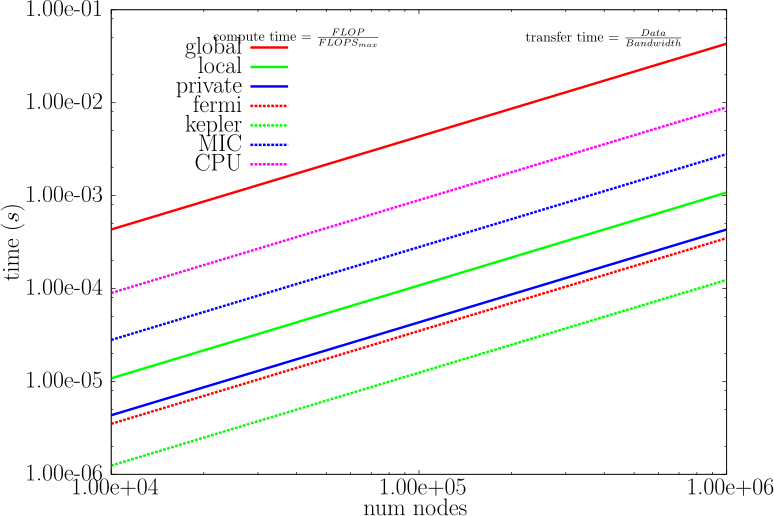

Python code for this plot:
#! /usr/bin/env python
# $Id: demo.py 299 2007-03-30 12:52:17Z mhagger $

# Copyright (C) 1999-2003 Michael Haggerty <mhagger@alum.mit.edu>
#
# This file is licensed under the GNU Lesser General Public License
# (LGPL).  See LICENSE.txt for details.

"""demo.py -- Demonstrate the Gnuplot python module.

Run this demo by typing 'python demo.py'.  For a more complete test of
the Gnuplot package, see test.py.

"""

from numpy import *

# If the package has been installed correctly, this should work:
import Gnuplot, Gnuplot.funcutils,os

def TransferTimePlot(outputName):
    """Demonstrate the Gnuplot package."""

    # A straightforward use of gnuplot.  The `debug=1' switch is used
    # in these examples so that the commands that are sent to gnuplot
    # are also output on stderr.
    g = Gnuplot.Gnuplot(debug=1)
    #g.title('A simple example') # (optional)
    g('set term pslatex color size 7.5,5.25')
    g('set   output "%s.tex"' % outputName )
    #g.ylabel('blood perfusion $\\\\frac{kg}{s\\\\;m^3}$') # (optional)

    # initialize data dictionary
    data = {}

    # number of nodes in typical problem
    NumberOfNodes = [10000, 100000,1000000]
    # assume it takes 27 column entries per node/row  in the stiffness matrix 
    DataPerNode   = 27. * 8.e0 # assume doubles
    # data size in Bytes
    DataSizeList  = map(lambda nodenum: nodenum*DataPerNode, NumberOfNodes)
    DataSizeList  = array( DataSizeList , dtype='float_') 

    # bandwidth in Gb/s
    BandwidthTransfer = {'global':(5.e9,1), 'local':(200.e9,2), 'private':(500.e9,3)}
    for key,(bandwidth,color) in BandwidthTransfer.iteritems():
      print key,bandwidth,color
      transfertime = map(lambda datasize: datasize/bandwidth, DataSizeList)
      data[key]  = Gnuplot.Data(NumberOfNodes, transfertime , title=key , with_='l lw 7 lc %d lt 1 ' % color )

    # assume it takes 1000 floating point operations to assemble each row in the stiffness matrix 
    FlopPerNode   = 1000
    # total floating point operations to generate matrix
    FlopList  = map(lambda nodenum: nodenum*FlopPerNode , NumberOfNodes)
    FlopList  = array( FlopList , dtype='float_') 

    # Number GPU Cores on Kepler = 15 SMX units * 192 cors per SMX
    # http://www.nvidia.com/content/PDF/kepler/NV_DS_TeslaK_Family_May_2012_LR.pdf
    # format 'arch':(cores,ClockSpeed,FlopPerCycle,plottingcolor)
    ArchitectureSpecs   = {'fermi':(8*128,1.4e9,2,1), 'kepler':(15*192,1.4e9,2,2), 'MIC':(64,1.4e9,4,3),'CPU':(20,1.4e9,4,4)}

    for key,(cores,clockspeed,flopspercycle,color) in ArchitectureSpecs.iteritems():
      print key,cores,color
      # Max flops per second
      MaxFlops = flopspercycle * clockspeed * cores
      computetime = map(lambda floatops: floatops/MaxFlops, FlopList)
      data[key]  = Gnuplot.Data(NumberOfNodes, computetime, title=key , with_='l lw 7 lc %d lt 2 ' % color )

    g('set format x "%9.2e"' ) 
    g('set format y "%9.2e"' ) 
    g('set logscale xy' ) 
    g.xlabel('num nodes ') # (optional)
    g.ylabel('time $(s)$') # (optional)
    g('set key spacing 1.4 at 4.0e4,5.e-2')
    g('set label "{\\\\normalsize  compute time = $\\\\frac{FLOP}{FLOPS_{max}}$}" at 4.e4,5.e-2 ')
    g('set label "{\\\\normalsize transfer time = $\\\\frac{Data}{Bandwidth}$}" at 4.e5,5.e-2 ')
    g.plot(data['global'],data['local'],data['private'],data['fermi'],data['kepler'],data['MIC'],data['CPU'])

    # give gnuplot an arbitrary commands
    #g('set xr [20.:500.]' ) 
    #g('set grid') 
    #g('set yr [-1.:10.0]') 
    #g('set y2r [450:650]' ) 
    ## g('set y2tics  (40,50,60,70,80) ' ) 
    #g('set y2label  "optical absorption $\\\\frac{1}{m}$" ' ) # (optional)
    ## xtics = ','.join( [ '"%d" %f' % (time,time) for time in acquisitionTime] )
    ## g('set xtics (%s)' % xtics ) 
    # output to pdf
    #g('set term pslatex color size 7.5,5.25')
    #g('set   output "powerProfile.tex"         ')
    ## g('set key spacing 1.7 at 130,15')
    ## g('set label "{\\\\normalsize (2) nanoparticle mediated heating}"   at 370,12.1 ')
    ## g('set label "{\\\\small$\\\\delta t_{heating} = [204,390] $}" at 300,7.7 ')
    ## g('set label "{\\\\large $\\\\omega=\\\\omega^\\\\text{native} + \\\\frac{\\\\Omega}{\\\\ln{2}+\\\\Omega}(\\\\omega^\\\\text{coag} - \\\\omega^\\\\text{native})  $}" at 120.0,5.2')
    ## g('set label "{\\\\large $\\\\mu_a=\\\\mu_a^\\\\text{native} + \\\\frac{\\\\Omega}{\\\\ln{2}+\\\\Omega}(\\\\mu_a^\\\\text{coag} - \\\\mu_a^\\\\text{native})  $}" at 352.0,6.5')

    ## deltat=6.0
    ## temperature = arange(20,100,deltat, dtype='float_')
    ## temperature = [ 36.9, 36.9, 36.9, 36.9, 36.9, 36.9, 36.9, 36.9, 36.9, 36.9, 36.9, 36.9, 36.9, 36.9, 36.9, 36.9, 37.7, 43.3, 47.4, 50.3, 52.5, 53.3, 49.1, 46.2, 44.2, 42.8, 41.8, 41.0, 40.4, 39.9, 39.5, 39.1, 38.9, 38.6, 39.4, 45.8, 50.4, 53.6, 56.1, 58.0, 59.5, 60.7, 61.8, 62.6, 63.4, 64.0, 64.6, 65.0, 65.5, 65.8, 66.2, 66.5, 66.7, 66.9, 67.1, 67.3, 67.5, 67.6, 67.8, 67.9, 68.0, 68.1, 68.2, 68.3, 68.3, 67.4, 60.9, 56.2, 52.9, 50.4, 48.4, 46.9, 45.6, 44.5, 43.6, 42.8, 42.2, 41.6, 41.1, 40.7, 40.3, 39.9, 39.6, 39.4, 39.1]
    ## temperature = [ 36.9, 36.9, 36.9, 36.9, 36.9, 36.9, 36.9, 36.9, 36.9, 36.9, 36.9, 36.9, 36.9, 36.9, 36.9, 36.9, 36.9, 36.9, 36.9, 36.9, 36.9, 36.9, 36.9, 36.9, 36.9, 36.9, 36.9, 36.9, 36.9, 36.9, 36.9, 36.9, 36.9, 36.9, 36.9, 45.8, 50.4, 53.6, 56.1, 58.0, 59.5, 60.7, 61.8, 62.6, 63.4, 64.0, 64.6, 65.0, 65.5, 65.8, 66.2, 66.5, 66.7, 66.9, 67.1, 67.3, 67.5, 67.6, 67.8, 67.9, 68.0, 68.1, 68.2, 68.3, 68.3, 67.4, 60.9, 56.2, 52.9, 50.4, 48.4, 46.9, 45.6, 44.5, 43.6, 42.8, 42.2, 41.6, 41.1, 40.7, 40.3, 39.9, 39.6, 39.4, 39.1]
    ## npoints= len(temperature)
    ## time        = deltat * arange(npoints, dtype='float_')
    ## damageFrac  = ArrheniusDamageFraction(temperature,deltat)
    ## w_0  = 6.0
    ## w_1  = 1.0
    ## w_lb = 0.0
    ## w_ub = 8.0
    ## g('set ytics  ( "$\\\\omega^\\\\text{linear}_{lb}$" %f , "$\\\\omega^\\\\text{coag}$" %f , "$\\\\omega^\\\\text{native}$" %f, "$\\\\omega^\\\\text{linear}_{ub}$" %f ) nomirror ' % (w_lb,w_1,w_0,w_ub) ) 
    ## perfusion   =  map( lambda dmge : (w_0 + dmge*(w_1-w_0)), damageFrac )
    ## mu_a_0  = 500.0
    ## mu_a_1  = 600.0
    ## mu_a_lb = 475.
    ## mu_a_ub = 625.
    ## g('set y2tics  ( "$\\\\mu^\\\\text{linear}_{lb}$" %f ,"$\\\\mu_a^\\\\text{native}$" %f ,"$\\\\mu_a^\\\\text{coag}$" %f , "$\\\\mu^\\\\text{linear}_{ub}$" %f ) nomirror ' % (mu_a_lb ,mu_a_0,mu_a_1,mu_a_ub) ) 
    ## absorption  =  map( lambda dmge : (mu_a_0 + dmge*(mu_a_1-mu_a_0)), damageFrac )
    #data['local'] = Gnuplot.Data(time,            damageFrac, title='damage'     , with_='l lw 7 lc 2 lt 2 ',axes="x1y2")

    # Plot a list of (x, y) pairs (tuples or a numpy array would
    # also be OK):
    #g.plot([[0,1.1], [1,5.8], [2,3.3], [3,4.2]])
    ## g('set multiplot')
    ## g('set key spacing 1.2 at 160,9.7')
    ## # set margins
    ## g('set rmargin 9' ) # (optional)
    ## g('set lmargin 9' ) # (optional)
    ## g('set bmargin 0 ') # (optional)
    ## # size of this plot
    ## g('set size   1.0,0.7')
    ## g('set origin 0.0,0.3')
    ## g('set xtics   ( "" 50, "" 100, "" 150 , "" 200 , "" 250, "" 300 , "" 350, "" 400, "" 450 , "" 500 ) '  ) 
    ## # size of this plot
    ## g('set origin 0.0,0.0')
    ## g('set size   1.0,0.3')
    ## g('set key spacing 1.2 at 160,75')
    ## g('set bmargin   ' ) # (optional)
    ## g('set tmargin 0 ' ) # (optional)
    ## g('unset label ')
    ## g('set label "{damage=$\\\\frac{\\\\Omega}{\\\\ln{2}+\\\\Omega} $}" at 100.0,50.4')
    ## g('set label "{$\\\\Omega(t) = \\\\int_0^t \\\\! Ae^{\\\\frac{-E_A}{Ru(\\\\tau)}} \\\\, \\\\mathrm{d} \\\\tau$}" at 320.0,50.4')
    ## g('set yr  [35:80]' ) 
    ## g('set y2r [-0.2:1.2]') 
    ## g('set xtics   ( "" 50, "" 100, "" 150 , "0" 200 , "50" 250, "100" 300 , "150" 350, "200" 400, "250" 450 , "300" 500 ) '  ) 
    ## g('set ytics   ( "37" 37, "43" 43 , "51" 51, "61" 61, "75" 75 ) ' ) 
    ## g('set y2tics  (  "0"  0, "1"   1 ) ' ) 
    ## g('set ylabel   "temperature $^oC$"' ) # (optional)
    ## g('set y2label  "damage"' ) # (optional)
    ## g.xlabel('time  $(s)$ ') # (optional)
    ## g.plot(data['tempHistory'],data['damageFrac'])
    ## g('unset multiplot')
    #g.plot(data['damage'],data['(1) MRTI'],data['(2) MRTI'],data['(1) FEM'],data['(2) FEM'])
    g('unset output ') # flush the output buffer
    os.system("""latex -jobname %s                                     \
\\\\documentclass{article}                                             \
\\\\usepackage{amssymb,amsfonts,amsmath}                               \
\\\\usepackage{nopageno}                                               \
\\\\usepackage[left=.5in,right=.5in,top=1.0in,bottom=.5in]{geometry}   \
\\\\begin{document}                                                    \
\\\\LARGE                                                              \
\\\\begin{center}                                                      \
\\\\input{%s}                                                          \
\\\\end{center}                                                        \
\\\\end{document}                                                      \
    """ % (outputName,outputName) )
    os.system("dvipdf  %s.dvi" % outputName)
    os.system("pdfcrop %s.pdf" % outputName)
    os.system("mv      %s-crop.pdf %s.pdf" % (outputName,outputName) )

# when executed, just run powerProfile():
if __name__ == '__main__':
    TransferTimePlot("resamplerecompute")
